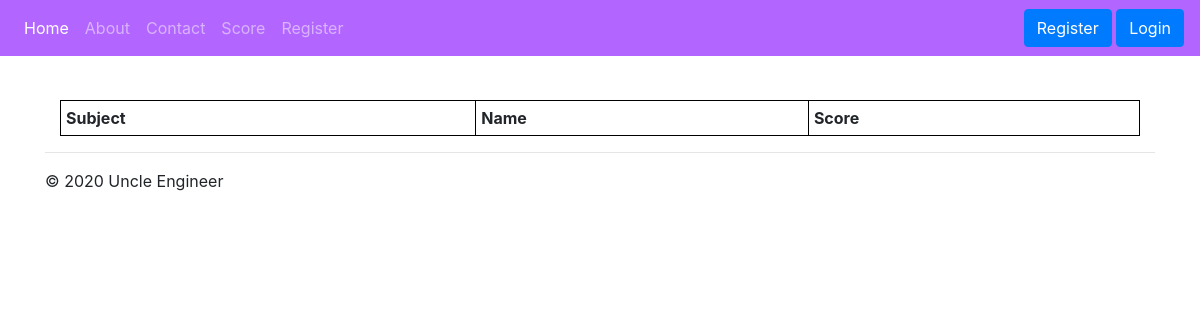
Before: /score/ with the older database file.
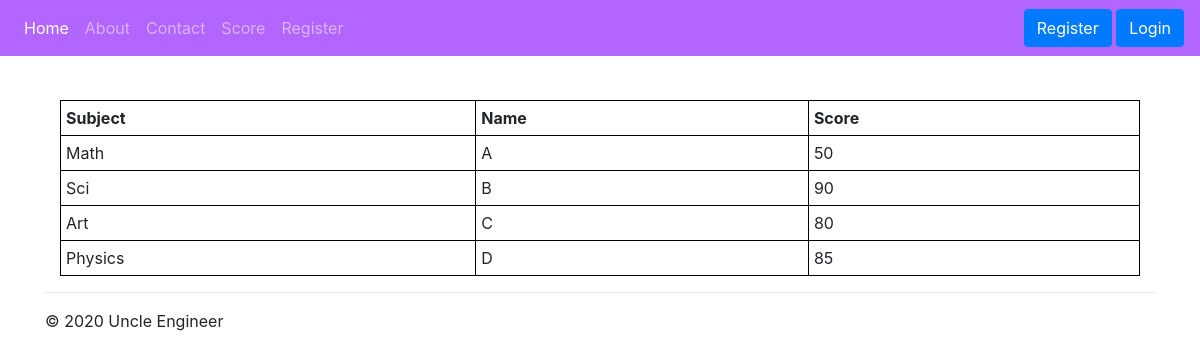
After: the same page with the newer database file.
### school/models.py (models this page shows, shortened)
class ExamScore(models.Model):
	allsubject = (( 'Math','Math'),
				  ('Sci','Sci'),
				  ('Art','Art'),
				  ('Eng','Eng'),
				  ('Physics','Physics'),
				  ('Bio','Bio'))
	student_subject = models.CharField(max_length=200, choices=allsubject, default='01')
	student_name = models.CharField(max_length=200)
	score = models.IntegerField(default=0)

### school/views.py (the view)
# urls.py: path('score/', ShowScore,name='score-page'),
def ShowScore(request):
	score = ExamScore.objects.all()			#ดึงค่ามาจากDBทั้งหมด
	context = {'score':score}
	return render(request, 'school/showscore.html', context)

### school/template/school/showscore.html
{% extends 'school/base.html' %}
{% block content %}
<div class = "container">
  <center>
    <table style="width:100%">
    <tr>
        <th>Subject</th>
        <th>Name</th>
        <th>Score</th>
    </tr>
    {% for sc in score %}
    <tr>
        <td>{{sc.student_subject}}</td>
        <td>{{sc.student_name}}</td>
        <td>{{sc.score}}</td>
    </tr>
    {% endfor %}
    </table>
  </center>
</div>
{% endblock content %}

### school/template/school/base.html (shortened to what this page needs)
<!doctype html>
<html lang="en">
  <head>
    <link rel="stylesheet" href="https://maxcdn.bootstrapcdn.com/bootstrap/4.4.1/css/bootstrap.min.css">
    <link rel="stylesheet" href="https://cdnjs.cloudflare.com/ajax/libs/font-awesome/4.7.0/css/font-awesome.min.css">
  </head>
  <body>
    <nav class="navbar navbar-expand-md navbar-dark fixed-top" style='background-color: #b366ff;'>
  <div class="collapse navbar-collapse" id="navbarsExampleDefault">
    <ul class="navbar-nav mr-auto">
      <li class="nav-item active">
        <a class="nav-link" href="{% url 'home-page' %}">Home<span class="sr-only">(current)</span></a>
      </li>
      <li class="nav-item">
        <a class="nav-link" href="{% url 'about-page' %}">About</a>
      </li>
      <li class="nav-item">
        <a class="nav-link" href="{% url 'contact-page' %}">Contact</a>
      </li>
      <li class="nav-item">
        <a class="nav-link" href="{% url 'score-page' %}">Score</a>
      </li>
       <li class="nav-item">
        <a class="nav-link" href="{% url 'register-page' %}">Register</a>
      </li>
    </ul>
      <div>
        {% if user.is_authenticated %}
        <font color="white">Hello,&nbsp {{user.first_name}}&nbsp&nbsp{{user.last_name}}</font>
        &nbsp
      <a class = "btn btn-primary" href="{% url 'logout' %}">Logout</a>
        {% else %}
      <a class = "btn btn-primary" href="{% url 'register-page' %}">Register</a>
      <a class = "btn btn-primary" href="{% url 'login' %}">Login</a>
        {% endif %}
    </div>
  </div>
</nav>
<main role="main">
  <div class="container">
   {% block content %}
   {% endblock %}
    <hr>
  </div>
</main>
<footer class="container">
  <p>&copy; 2020 Uncle Engineer</p>
</footer>
</body>
</html>

### school/template/school/base.html (style rules this page uses)
table, th, td { border: 1px solid black; border-collapse: collapse; }
th, td { padding: 5px; text-align: left; }

Changed rows visible on the page:
added ExamScore: student_subject "Math", student_name "A", score "50"
added ExamScore: student_subject "Sci", student_name "B", score "90"
added ExamScore: student_subject "Art", student_name "C", score "80"
added ExamScore: student_subject "Physics", student_name "D", score "85"
